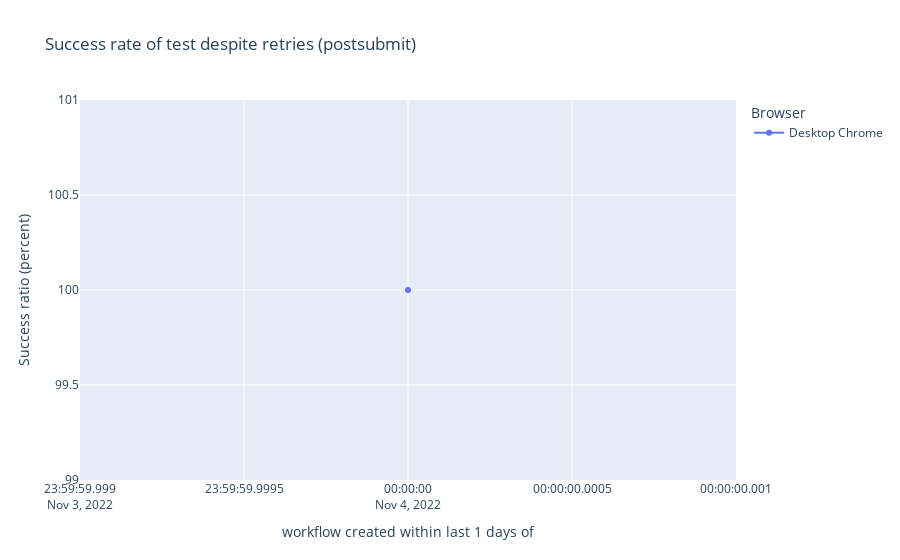
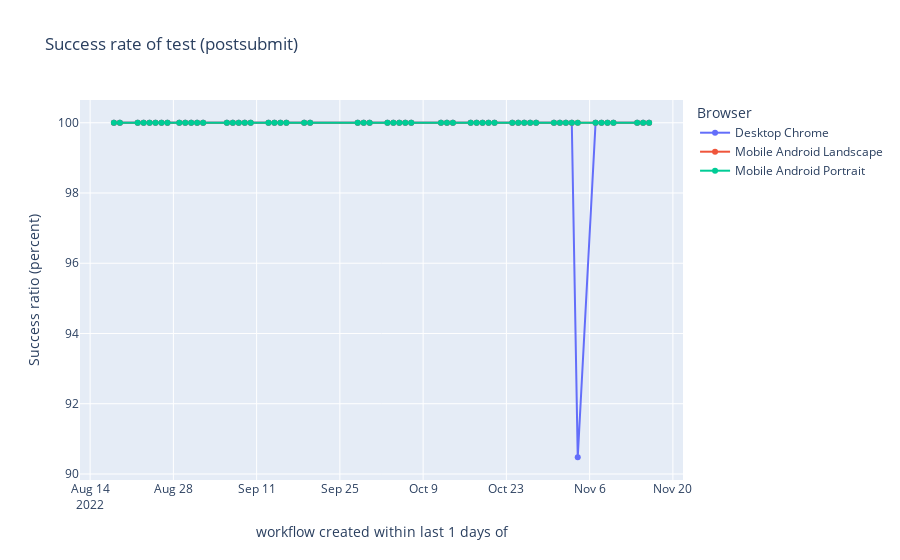
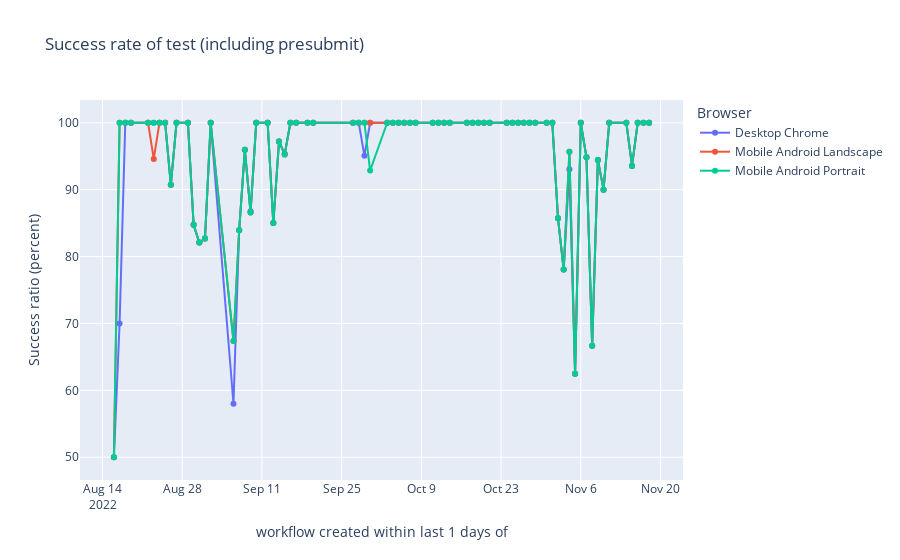

Write notebook code for charts like these, in order.
### Code cell
%run ./debug_tests_helper.ipynb
